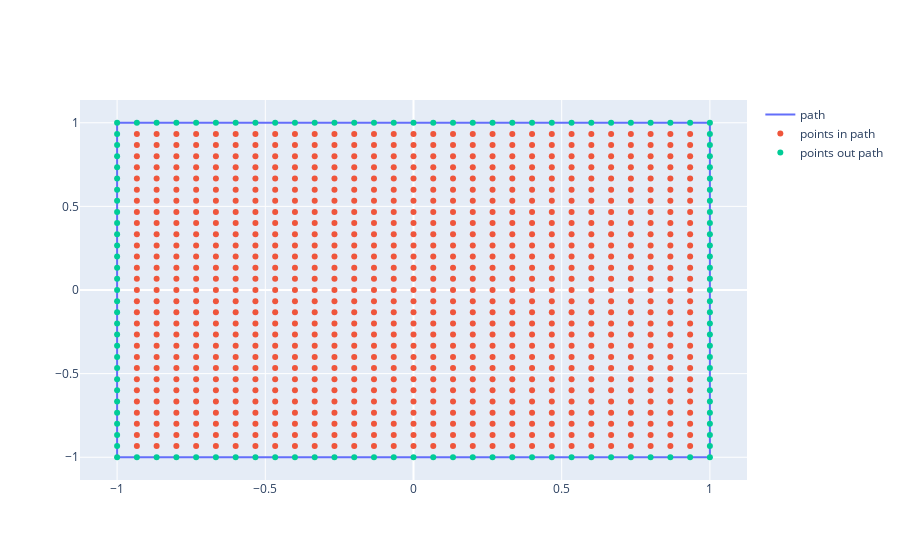
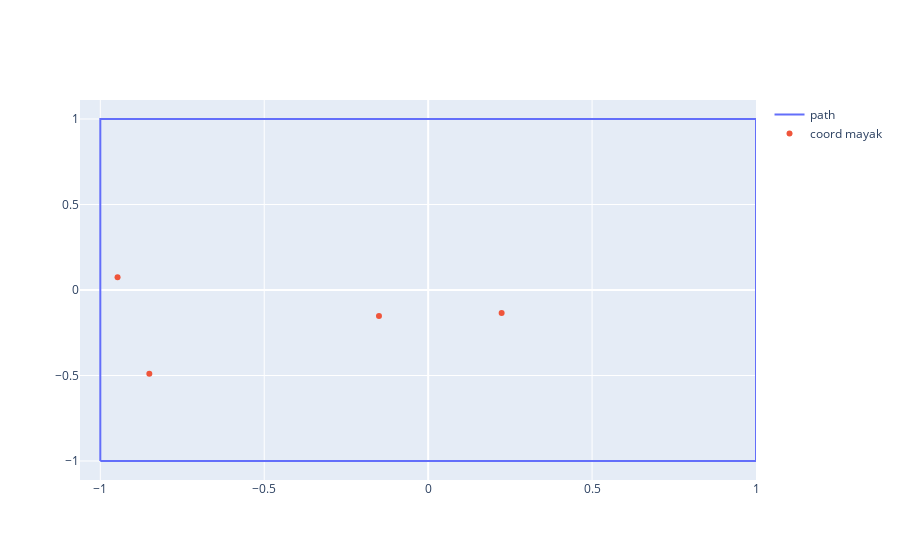
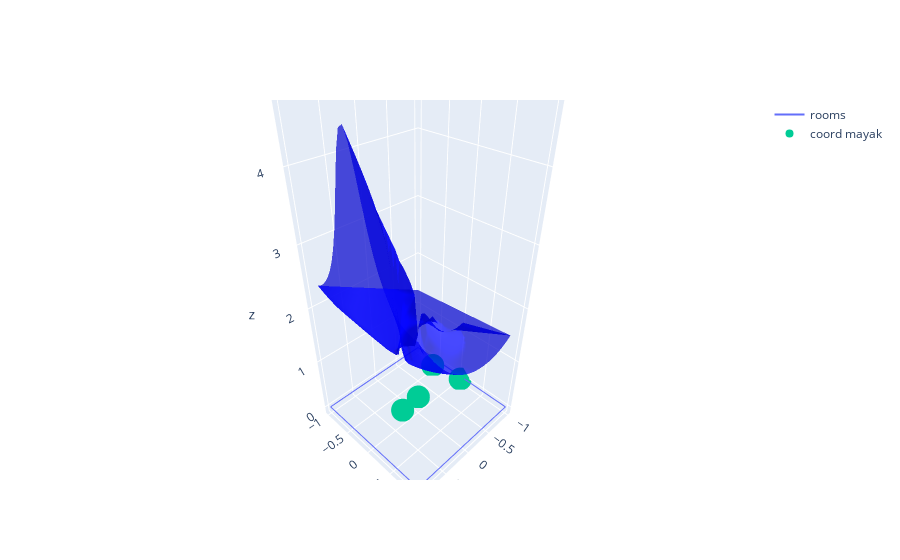

The notebook cell saved with these charts, in order:
### Code cell
# построение комнаты
plotRoom(roomScaler, pointsInScaler, pointsOutScaler)
plotAnchors(coordAnchorsScaler, roomScaler)
plotDOPfactor(roomScaler, coordAnchorsScaler, DOP, pointsInScaler)

### Figure 1 — Plotly figure (JSON) as saved in the notebook; plotly's stock layout.template omitted (floating-point values rounded to 4 significant figures; data arrays with more than 128 entries replaced by an {"elided": "..."} marker saying what was removed)
{"data": [{"mode": "lines", "name": "path", "type": "scatter", "x": [-1.0, 1.0, 1.0, -1.0, -1.0], "y": [-1.0, -1.0, 1.0, 1.0, -1.0]}, {"mode": "markers", "name": "points in path", "type": "scatter", "x": {"elided": "841 float values"}, "y": {"elided": "841 float values"}}, {"mode": "markers", "name": "points out path", "type": "scatter", "x": [-1.0, -0.9333, -0.8667, -0.8, -0.7333, -0.6667, -0.6, -0.5333, -0.4667, -0.4, -0.3333, -0.2667, -0.2, -0.1333, -0.06667, -2.961e-16, 0.06667, 0.1333, 0.2, 0.2667, 0.3333, 0.4, 0.4667, 0.5333, 0.6, 0.6667, 0.7333, 0.8, 0.8667, 0.9333, 1.0, -1.0, 1.0, -1.0, 1.0, -1.0, 1.0, -1.0, 1.0, -1.0, 1.0, -1.0, 1.0, -1.0, 1.0, -1.0, 1.0, -1.0, 1.0, -1.0, 1.0, -1.0, 1.0, -1.0, 1.0, -1.0, 1.0, -1.0, 1.0, -1.0, 1.0, -1.0, 1.0, -1.0, 1.0, -1.0, 1.0, -1.0, 1.0, -1.0, 1.0, -1.0, 1.0, -1.0, 1.0, -1.0, 1.0, -1.0, 1.0, -1.0, 1.0, -1.0, 1.0, -1.0, 1.0, -1.0, 1.0, -1.0, 1.0, -1.0, -0.9333, -0.8667, -0.8, -0.7333, -0.6667, -0.6, -0.5333, -0.4667, -0.4, -0.3333, -0.2667, -0.2, -0.1333, -0.06667, -2.961e-16, 0.06667, 0.1333, 0.2, 0.2667, 0.3333, 0.4, 0.4667, 0.5333, 0.6, 0.6667, 0.7333, 0.8, 0.8667, 0.9333, 1.0], "y": [-1.0, -1.0, -1.0, -1.0, -1.0, -1.0, -1.0, -1.0, -1.0, -1.0, -1.0, -1.0, -1.0, -1.0, -1.0, -1.0, -1.0, -1.0, -1.0, -1.0, -1.0, -1.0, -1.0, -1.0, -1.0, -1.0, -1.0, -1.0, -1.0, -1.0, -1.0, -0.9333, -0.9333, -0.8667, -0.8667, -0.8, -0.8, -0.7333, -0.7333, -0.6667, -0.6667, -0.6, -0.6, -0.5333, -0.5333, -0.4667, -0.4667, -0.4, -0.4, -0.3333, -0.3333, -0.2667, -0.2667, -0.2, -0.2, -0.1333, -0.1333, -0.06667, -0.06667, -2.961e-16, -2.961e-16, 0.06667, 0.06667, 0.1333, 0.1333, 0.2, 0.2, 0.2667, 0.2667, 0.3333, 0.3333, 0.4, 0.4, 0.4667, 0.4667, 0.5333, 0.5333, 0.6, 0.6, 0.6667, 0.6667, 0.7333, 0.7333, 0.8, 0.8, 0.8667, 0.8667, 0.9333, 0.9333, 1.0, 1.0, 1.0, 1.0, 1.0, 1.0, 1.0, 1.0, 1.0, 1.0, 1.0, 1.0, 1.0, 1.0, 1.0, 1.0, 1.0, 1.0, 1.0, 1.0, 1.0, 1.0, 1.0, 1.0, 1.0, 1.0, 1.0, 1.0, 1.0, 1.0, 1.0]}], "layout": {}}

### Figure 2 — Plotly figure (JSON) as saved in the notebook; plotly's stock layout.template omitted (floating-point values rounded to 4 significant figures)
{"data": [{"mode": "lines", "name": "path", "type": "scatter", "x": [-1.0, 1.0, 1.0, -1.0, -1.0], "y": [-1.0, -1.0, 1.0, 1.0, -1.0]}, {"mode": "markers", "name": "coord mayak", "type": "scatter", "x": [-0.9474, -0.15, -0.8505, 0.2241], "y": [0.07462, -0.1519, -0.4893, -0.134]}], "layout": {}}

### Figure 3 — Plotly figure (JSON) as saved in the notebook; plotly's stock layout.template omitted (floating-point values rounded to 4 significant figures; data arrays with more than 128 entries replaced by an {"elided": "..."} marker saying what was removed)
{"data": [{"mode": "lines", "name": "rooms", "type": "scatter3d", "x": [-1.0, 1.0, 1.0, -1.0, -1.0], "y": [-1.0, -1.0, 1.0, 1.0, -1.0], "z": [0.0, 0.0, 0.0, 0.0, 0.0]}, {"color": "blue", "name": "DOP", "opacity": 0.7, "type": "mesh3d", "x": {"elided": "841 float values"}, "y": {"elided": "841 float values"}, "z": {"elided": "841 float values"}}, {"mode": "markers", "name": "coord mayak", "type": "scatter3d", "x": [-0.9474, -0.15, -0.8505, 0.2241], "y": [0.07462, -0.1519, -0.4893, -0.134], "z": [0.0, 0.0, 0.0, 0.0]}], "layout": {}}
